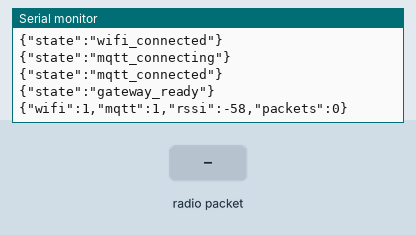
Recording of a sketch running on a simulated ESP32. On the bench: the last lines printed to the serial monitor. The inputs (shaded band) are chosen by the test bench. WiFi joins after 1.5 s; servers stay silent unless stated; no radio packets arrive unless stated; no MQTT or app messages arrive unless stated.

Above: at 3.7 s.
3.8 s: radio packet "1" arrives
At 4.9 s:
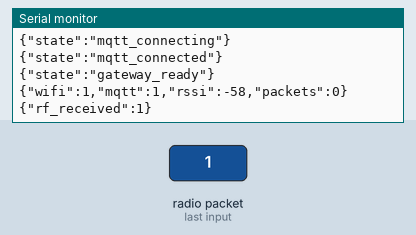
5.3 s: radio packet "0" arrives
At 6.6 s:
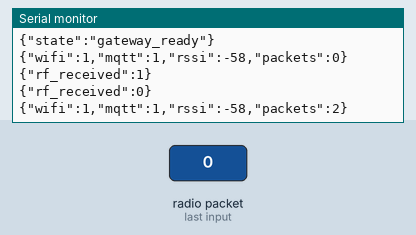
6.8 s: radio packet "2" arrives
At 7.2 s:
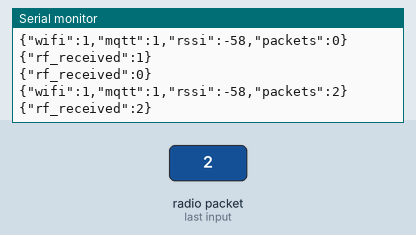
Timing chart, 0 to 9.8 s (numbered marks = the images above; inputs shaded):
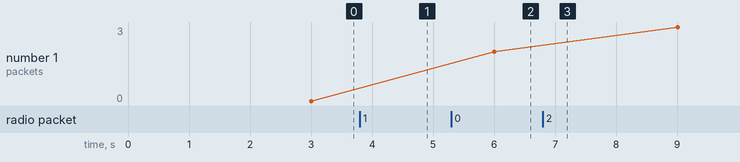

Measured:
- after the input at 3.8 s, the serial monitor: prints a new line at once (image 1)
- after the input at 5.3 s, the serial monitor: prints a new line at once (image 2)
- after the input at 6.8 s, the serial monitor: prints a new line at once (image 3)
- plotted number 1: 0 → 2 after the input at 5.3 s, 2 → 3 after the input at 6.8 s

The sketch:

gateway.ino
```cpp
#include <SPI.h>
#include <RF24.h>
#include <WiFi.h>
#include <PubSubClient.h>

RF24 radio(4, 5);  // CE, CSN
const byte address[6] = "00001";

const char* ssid = "Mega_2.4G_1367";
const char* password = "dedxY7kT";
const char* mqtt_server = "192.168.1.70";
WiFiClient espClient;
PubSubClient client(espClient);
unsigned long packetCount = 0;
unsigned long lastStatus = 0;

void printStatus(const char* state) {
  Serial.print("{\"state\":\"");
  Serial.print(state);
  Serial.println("\"}");
}

void printMetrics() {
  Serial.print("{");
  Serial.print("\"wifi\":");
  Serial.print(WiFi.status() == WL_CONNECTED ? 1 : 0);
  Serial.print(",\"mqtt\":");
  Serial.print(client.connected() ? 1 : 0);
  Serial.print(",\"rssi\":");
  Serial.print(WiFi.RSSI());
  Serial.print(",\"packets\":");
  Serial.print(packetCount);
  Serial.println("}");
}

void connectWiFi() {
  printStatus("wifi_connecting");

  WiFi.mode(WIFI_STA);
  WiFi.begin(ssid, password);

  while (WiFi.status() != WL_CONNECTED) {
    delay(500);
  }

  printStatus("wifi_connected");
}

void connectMQTT() {
  printStatus("mqtt_connecting");

  String clientId = "gateway_" + WiFi.macAddress();

  if (client.connect(clientId.c_str())) {
    printStatus("mqtt_connected");
  } else {
    printStatus("mqtt_failed");
  }
}


void setup() {

  Serial.begin(115200);
  delay(1000);

  connectWiFi();
  client.setServer(mqtt_server, 1883);
  connectMQTT();

  radio.begin();
  radio.openReadingPipe(0, address);
  radio.setPALevel(RF24_PA_LOW);
  radio.startListening();

  printStatus("gateway_ready");
}


void loop() {

  if (!client.connected()) {
    connectMQTT();
  }

  client.loop();

  if (radio.available()) {

  char text[32];
  radio.read(&text, sizeof(text));
  text[31] = '\0';
  size_t realLen = strlen(text);

  packetCount++;

  Serial.print("{\"rf_received\":");
  Serial.print(text);
  Serial.println("}");

  client.publish("lorawan/uplink", (uint8_t*)text, realLen);
}

  if (millis() - lastStatus > 3000) {
    printMetrics();
    lastStatus = millis();
  }
}
```
